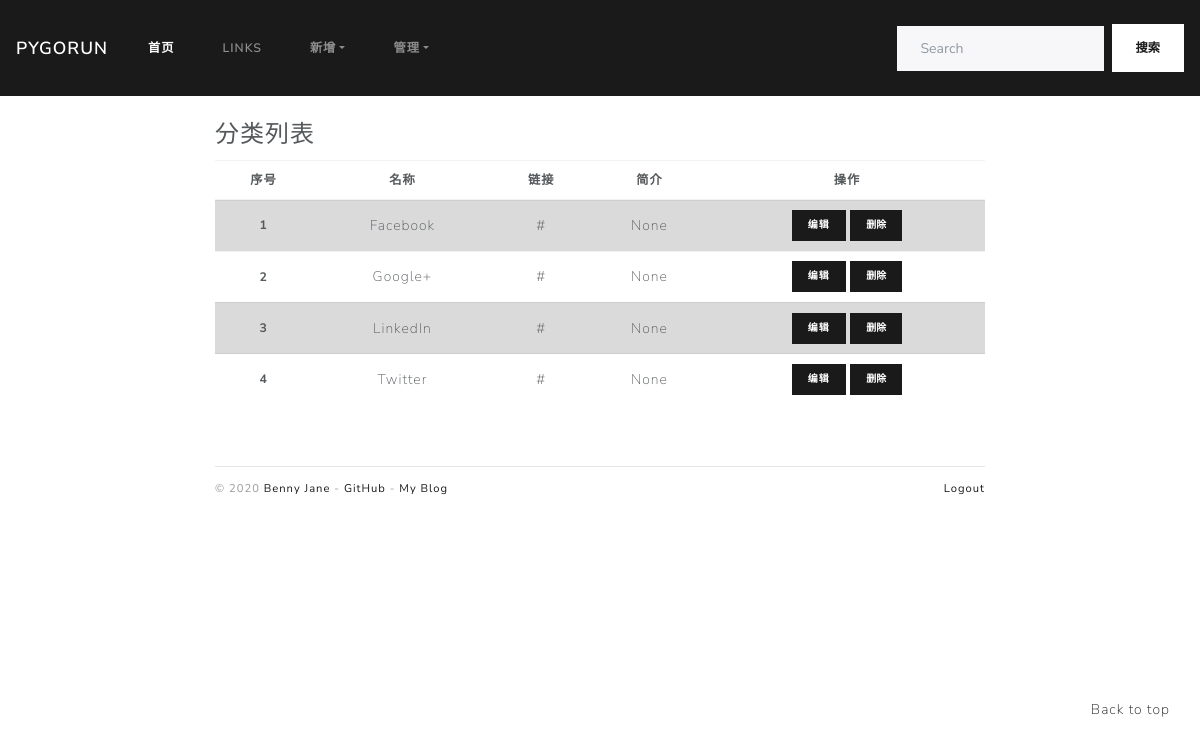
The page /admin/link/manage (signed in) on the database as committed earlier.
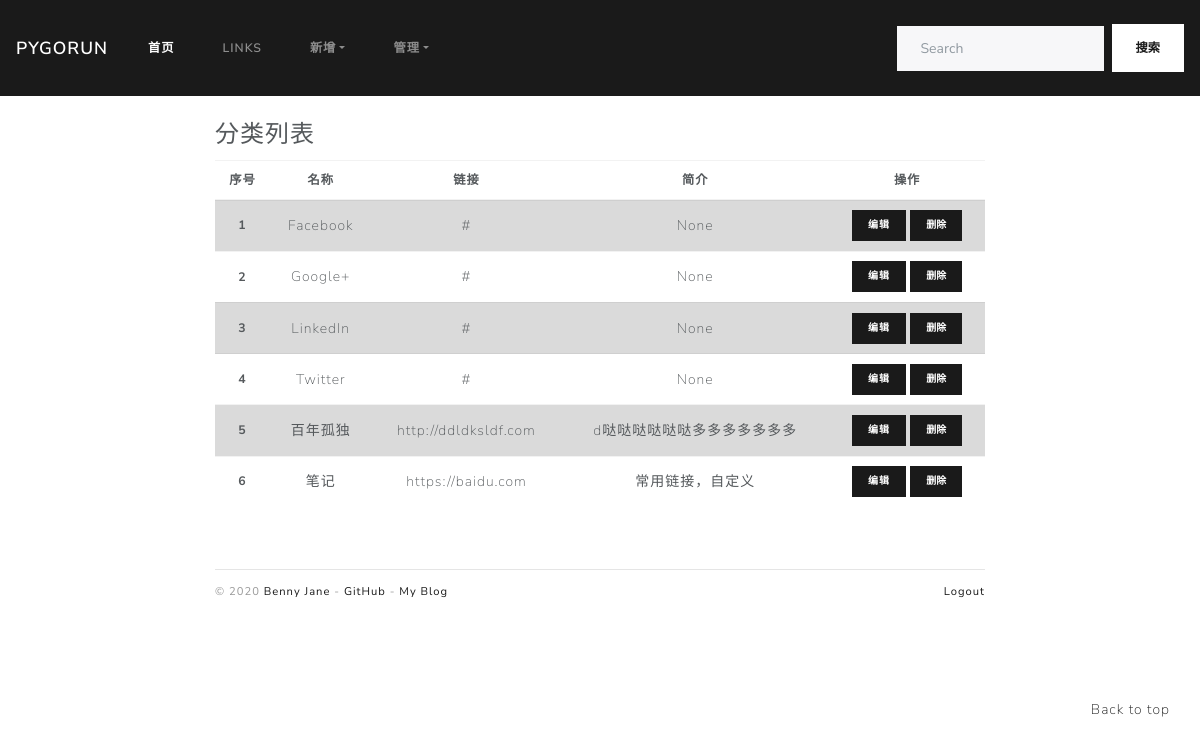
The same page on the database as committed later.
### blogDog/models.py (models this page shows)
class Link(db.Model):
    id = db.Column(db.Integer, primary_key=True)
    name = db.Column(db.String(30))
    url = db.Column(db.String(255))
    message = db.Column(db.Text, default='')  # 添加备注信息

### blogDog/web/admin.py (the view)
@admin_bp.route('/link/manage')
@login_required
def manage_link():
    return render_template('admin/manage_link.html')

### blogDog/__init__.py (called while the page is built)
def register_template_context(app):
    @app.context_processor
    def make_template_context():
        admin = Admin.query.first()
        categories = Category.query.order_by(Category.name).all()
        links = Link.query.order_by(Link.name).all()
        subjects = Category.query.filter_by(isSubject=True).all()
        recommends = Post.query.filter_by(isRecommend=True).order_by(Post.timestamp.desc()).all()
        if current_user.is_authenticated:
            unread_comments = Comment.query.filter_by(reviewed=False).count()
        else:
            unread_comments = None
        return dict(admin=admin, categories=categories, links=links, recommends=recommends
                    , unread_comments=unread_comments, subjects=subjects)

### blogDog/extensions.py (called while the page is built)
@login_manager.user_loader
def load_user(user_id):
    from blogDog.models import Admin
    user = Admin.query.get(int(user_id))
    return user

### blogDog/templates/admin/manage_link.html (shortened to what this page needs)
{% extends 'admin/_admin_base.html' %}
{% block adminContent %}
    <legend>分类列表</legend>
    <table class="table table-hover">
        <thead class="table-cell">
        <tr>
            <th scope="col">序号</th>
            <th scope="col">名称</th>
            <th scope="col">链接</th>
            <th scope="col">简介</th>
            <th scope="col">操作</th>
        </tr>
        </thead>
        <tbody class="table-cell">
        {% if links %}
            {% for link in links %}
                <tr {% if (loop.index % 2 == 1) %}class="table-active" {% endif %}>
                    <th scope="row">{{ loop.index }}</th>
                    <td>{{ link.name }}</td>
                    {% if link.url %}
                        <td>{{ link.url }}</td>
                    {% else %}
                        <td></td>
                    {% endif %}
                    <td>{{ link.message }}</td>
                    <td class="table-deal">
                        <div class="justify-content-between">
                            <a type="button" class="btn btn-primary btn-sm"
                               href="{{ url_for('admin.edit_link', link_id=link.id) }}">编辑</a>
                            <form class="inline" method="post"
                                  action="{{ url_for('admin.delete_link', link_id=link.id) }}">
                                <button type="submit" class="btn btn-primary btn-sm"
                                        onclick="return confirm('是否确认删除？')">删除
                                </button>
                            </form>
                        </div>
                    </td>
                </tr>
            {% endfor %}
        {% endif %}
        </tbody>
    </table>
{% endblock %}

Rows that differ between the two databases and show on the page:
added Link: name "百年孤独", url "http://ddldksldf.com", message "d哒哒哒哒哒哒多多多多多多多"
added Link: name "笔记", url "https://baidu.com", message "常用链接，自定义"
